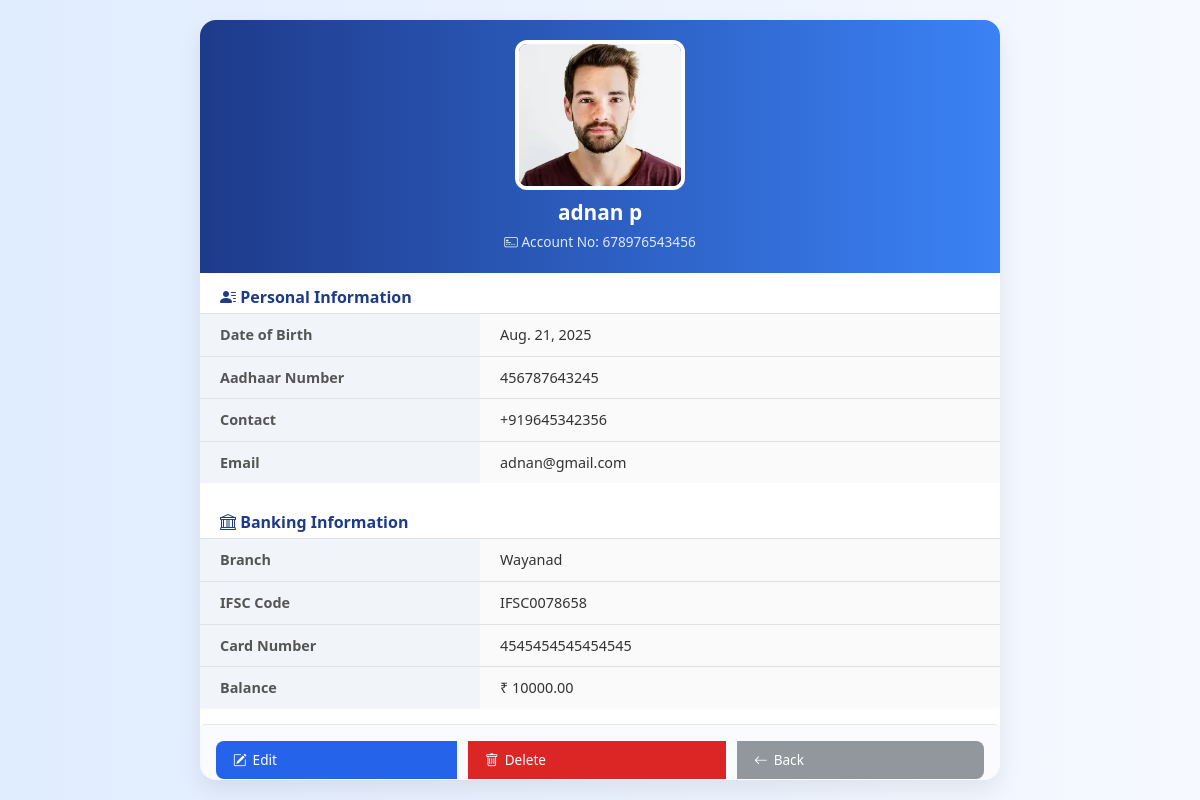
/profile/34/, run on the app's committed database.
### api/models.py (models this page shows, shortened)
class BankUser(models.Model):
    date = models.DateField(default=date.today)
    first_name = models.CharField(max_length=20)
    last_name = models.CharField(max_length=20)
    dob = models.DateField()
    account_number = models.CharField(
        max_length=12,
        unique=True,
        validators=[RegexValidator(r'^\d{10,12}$', 'Account number must be 12 digits')]
    )
    branch = models.CharField(max_length=50)
    ifsc = models.CharField(
        max_length=11,
        validators=[RegexValidator(
            r'^[A-Z]{4}0[A-Z0-9]{6}$',
            'Invalid IFSC. Format: 4 letters, 0, then 6 alphanumerics (e.g., SBIN0001234)'
        )]
    )
    aadhaar_number = models.CharField(
        max_length=12,
        validators=[RegexValidator(r'^\d{12}$', 'Aadhaar must be a 12-digit number')]
    )
    Contact_number = models.CharField(
        max_length=13,
        validators=[RegexValidator(r'^\+91\d{10}$', 'Mobile must be +91 followed by 10 digits')]
    )
    email = models.EmailField(validators=[EmailValidator('Enter a valid email address')])
    card_number = models.CharField(
        max_length=16,
        validators=[RegexValidator(r'^\d{16}$', 'Card number must be exactly 16 digits')]
    )
    card_pin = models.CharField(
        max_length=6,
        validators=[
            RegexValidator(r'^\d+$', 'PIN must be numeric only'),
            MinLengthValidator(4, message="PIN must be at least 4 digits"),
            MaxLengthValidator(6, message="PIN can be at most 6 digits"),
        ]
    )
    photo = models.ImageField(upload_to='user_photos/', null=True, blank=True)
    balance = models.DecimalField(max_digits=12, decimal_places=2, default=0.00)
    pin = models.CharField(max_length=6,default='0000')
    class Meta:
        db_table = 'bankuser'
    class Meta:
        db_table = 'bankuser'

### api/views.py (the view)
# urls.py: path('profile/<int:user_id>/', views.user_profile, name='user_profile'),
def user_profile(request, user_id):
    user = get_object_or_404(BankUser, id=user_id)
    return render(request, 'user_profile.html', {'user': user})

### api/templates/user_profile.html (shortened to what this page needs)
{% load static %}
<!DOCTYPE html>
<html lang="en">
<head>
  <link href="https://cdn.jsdelivr.net/npm/bootstrap@5.3.2/dist/css/bootstrap.min.css" rel="stylesheet">
  <link href="https://cdn.jsdelivr.net/npm/bootstrap-icons@1.10.5/font/bootstrap-icons.css" rel="stylesheet">
</head>
<body>
<div class="profile-container">
  <div class="profile-header">
    {% if user.photo %}
      <img src="{{ user.photo.url }}" alt="User Photo">
    {% else %}
      <img src="{% static 'images/default_user.png' %}" alt="No Photo">
    {% endif %}
    <h4>{{ user.first_name }} {{ user.last_name }}</h4>
    <small><i class="bi bi-credit-card-2-front"></i> Account No: {{ user.account_number }}</small>
  </div>
  <div class="section-label"><i class="bi bi-person-lines-fill"></i> Personal Information</div>
  <table class="info-table">
    <tr><th>Date of Birth</th><td>{{ user.dob }}</td></tr>
    <tr><th>Aadhaar Number</th><td>{{ user.aadhaar_number }}</td></tr>
    <tr><th>Contact</th><td>{{ user.Contact_number }}</td></tr>
    <tr><th>Email</th><td>{{ user.email }}</td></tr>
  </table>
  <div class="section-label"><i class="bi bi-bank"></i> Banking Information</div>
  <table class="info-table">
    <tr><th>Branch</th><td>{{ user.branch }}</td></tr>
    <tr><th>IFSC Code</th><td>{{ user.ifsc }}</td></tr>
    <tr><th>Card Number</th><td>{{ user.card_number }}</td></tr>
    <tr><th>Balance</th><td>₹ {{ user.balance }}</td></tr>
  </table>
  <div class="btn-group">
    <a href="{% url 'edit_user' user.id %}" class="btn btn-custom btn-edit"><i class="bi bi-pencil-square"></i> Edit</a>
    <a href="{% url 'delete_user' user.id %}" class="btn btn-custom btn-delete" onclick="return confirm('Are you sure you want to delete this user?');">
      <i class="bi bi-trash"></i> Delete
    </a>
    <a href="{% url 'user_list' %}" class="btn btn-custom btn-back"><i class="bi bi-arrow-left"></i> Back</a>
  </div>
</div>
</body>
</html>

### api/templates/user_profile.html (style rules this page uses)
body { margin: 0; padding: 0; height: 100vh; background: linear-gradient(to right, #e0ecff, #f6f9ff); font-family: 'Segoe UI', sans-serif; display: flex; justify-content: center; align-items: center; }
.profile-container { width: 100%; max-width: 800px; max-height: 95vh; overflow-y: auto; background: #fff; border-radius: 16px; box-shadow: 0 10px 25px rgba(0, 0, 0, 0.08); display: flex; flex-direction: column; }
.profile-header { background: linear-gradient(to right, #1e3a8a, #3b82f6); color: white; text-align: center; padding: 20px 10px; }
.profile-header img { width: 60%; max-width: 170px; height: 150px; object-fit: cover; border-radius: 12px; border: 4px solid #fff; margin-bottom: 10px; }
.profile-header h4 { font-size: 1.3rem; font-weight: 600; margin-bottom: 4px; }
.profile-header small { font-size: 0.85rem; color: #dbeafe; }
.section-label { font-weight: 600; font-size: 1rem; color: #1e3a8a; padding: 12px 20px 4px; }
.info-table { width: 100%; border-collapse: collapse; margin-bottom: 15px; }
.info-table th, .info-table td { text-align: left; padding: 10px 20px; border-top: 1px solid #dee2e6; font-size: 0.9rem; }
.info-table th { width: 35%; color: #555; font-weight: 600; background: #f1f5f9; }
.info-table td { color: #333; background: #fafafa; }
.btn-group { display: flex; justify-content: center; gap: 12px; padding: 16px; border-top: 1px solid #e5e7eb; background: #f9fbff; flex-wrap: wrap; }
.btn-custom { padding: 8px 16px; font-size: 0.85rem; border-radius: 8px; display: inline-flex; align-items: center; gap: 6px; font-weight: 500; text-decoration: none; }
.btn-edit { background-color: #2563eb; color: white; }
.btn-delete { background-color: #dc2626; color: white; }
.btn-back { background-color: #92979e; color: white; }

### data on the page
BankUser: photo (picture), first_name "adnan", last_name "p", account_number "678976543456", dob "Aug. 21, 2025", aadhaar_number "456787643245", Contact_number "+919645342356", email "adnan@gmail.com", branch "Wayanad", ifsc "IFSC0078658", card_number "4545454545454545", balance "10000.00"
